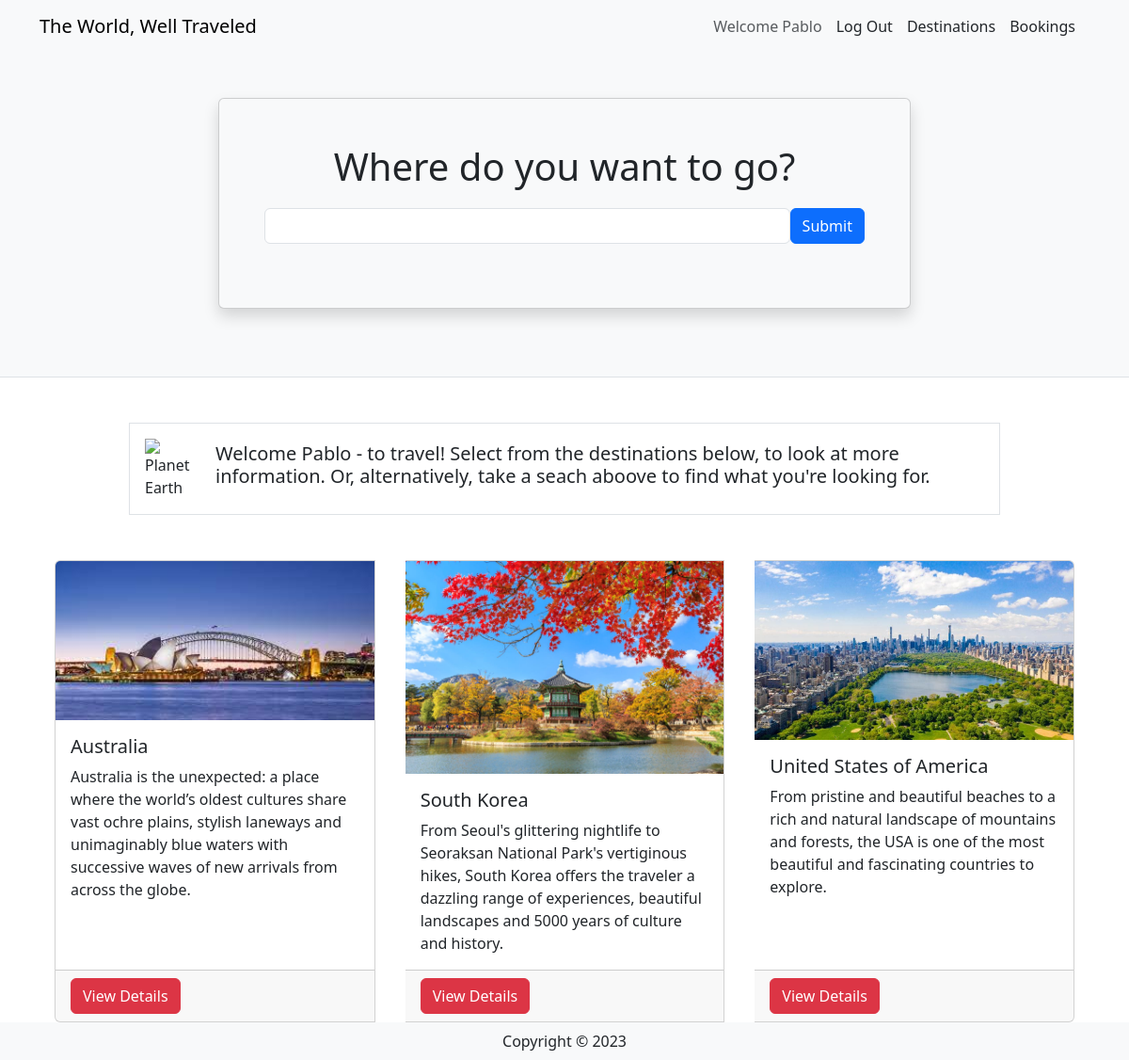
The page / (signed in) on the database its author committed.
### travel/models.py (models this page shows, shortened)
class User(db.Model, UserMixin):
    __tablename__ = 'users'
    id = db.Column(db.Integer, primary_key=True)
    name = db.Column(db.String(100), index=True, unique=True, nullable=False)
    emailid = db.Column(db.String(100), index=True, nullable=False)
    password_hash = db.Column(db.String(255), nullable=False)  # Store hashed password
    comments = db.relationship('Comment', backref='user')  # Relationship with comments

class Destination(db.Model):
    __tablename__ = 'destinations'
    id = db.Column(db.Integer, primary_key=True)
    name = db.Column(db.String(80))
    description = db.Column(db.String(200))
    image = db.Column(db.String(400))
    currency = db.Column(db.String(3))
    comments = db.relationship('Comment', backref='destination')  # Relationship with comments

### travel/views.py (the view)
@mainbp.route('/')
def index():
    destinations = db.session.scalars(db.select(Destination)).all()
    return render_template('index.html', destinations=destinations)

### travel/templates/index.html (shortened to what this page needs)
{% extends 'base.html' %}
{% block header %}
      <div class="container">
         <div class="row justify-content-center mt-5 pb-4">
            <div class="col-md-8">
               <div class="card shadow p-5 mb-5 bg-light">
                  <h1 class="text-center mb-3">Where do you want to go?</h1>
                  <form class="form-inline d-flex flex-nowrap" action="{{url_for('main.search')}}" >
                     <input type="text" name="search" class="form-control flex-grow-1 my-1 mr-sm-2" id="SearchForm">
                     <button type="submit" class="flex-shrink-1 btn btn-primary my-1">Submit</button>
                   </form>
               </div>
            </div>
         </div>
      </div>
{% endblock %}
{% block content %}
      <div class="container">
         <div class="row mt-5 mb-5 justify-content-center">
            <div class="col-md-10">
               <div class="media border p-3 d-flex justify-content-start">
                  <img class="align-self-center me-3" style="max-width:120px"
                     src="https://upload.wikimedia.org/wikipedia/commons/thumb/2/22/Earth_Western_Hemisphere_transparent_background.png/600px-Earth_Western_Hemisphere_transparent_background.png"
                     alt="Planet Earth">
                  <div class="align-self-center media-body">
                     {% if current_user.is_authenticated %}
                        <h5 class="mt-0">Welcome {{current_user.name}} - to travel! Select from the destinations below, to look at more information. Or, alternatively, take a seach aboove to find what you're looking for.</h5>
                     {% else %}
                        <h5 class="mt-0">Find the best destinations on earth</h5>
                        <p class="d-none d-sm-block">With the best prices, information and local knowledge. Login or Register now!</p>
                        <a href="/login" class="btn btn-primary">Login</a>
                        <a href="/register" class="btn btn-primary">Register</a>
                  {% endif %}
                 </div>
               </div>
            </div>
         </div>
         <div class="card-group">
            {% for destination in destinations %}
            <div class="card mx-3">
               <img class="card-img-top"
                  src="{{ destination.image }}" alt="{{ destination.name }} picture">
               <div class="card-body">
                  <h5 class="card-title">{{ destination.name }}</h5>
                  <p class="card-text">{{ destination.description }}</p>
               </div>
               <div class="card-footer"><a href="{{ url_for('destination.show', id=destination.id) }}" class ="btn btn-danger"> View Details </a></div>
            </div>
            {% endfor %}
         </div>
      </div>
{% endblock %}

### travel/templates/base.html (shortened to what this page needs)
<html>
<head>
   <link href="https://cdn.jsdelivr.net/npm/bootstrap@5.3.2/dist/css/bootstrap.min.css" rel="stylesheet">
</head>
<body>
   <header class="bg-light border-bottom">
      <nav class="navbar navbar-expand-lg navbar-light bg-light">
         <div class="container">
            <a href="/" class="navbar-brand">The World, Well Traveled</a>
            <div class="collapse navbar-collapse justify-content-end" id="navbarSupportedContent">
                  {% if current_user.is_authenticated %}
                     <a class="nav-item nav-link disabled text-muted" href="#">Welcome {{current_user.name}}</a>
                     <a class="nav-item nav-link" href="{{ url_for('auth.logout') }}">Log Out</a>
                  {% else %}
                     <a class="nav-item nav-link" href="{{ url_for('auth.register') }}">Register</a>
                     <a class="nav-item nav-link" href="{{ url_for('auth.login') }}">Log In</a>
                  {% endif %}
                  <a class="nav-item nav-link" href="{{ url_for('destination.create') }}">Destinations</a>
                  <a class="nav-item nav-link" href="#">Bookings</a>
               </div>
            </div>
      </nav>
      {% block header %}
      {% endblock %}
   </header>
   {% block content %}
   {% endblock %}
    <footer class="footer">
        <div class="text-center py-2 bg-light">
            <span class="text-dark">Copyright &copy; {{ year }}</span>
        </div>
    </footer>
   </body>
</html>

### travel/templates/base.html (style rules this page uses)
.nav-link { margin-right: 15px; }

### rows shown on the page
User: name "Pablo"
Destination: image (picture), name "Australia", description "Australia is the unexpected: a place where the world’s oldest cultures share vast ochre plains, stylish laneways and unimaginably blue waters with successive waves of new arrivals from across the globe."
Destination: image (picture), name "South Korea", description "From Seoul's glittering nightlife to Seoraksan National Park's vertiginous hikes, South Korea offers the traveler a dazzling range of experiences, beautiful landscapes and 5000 years of culture and history."
Destination: image (picture), name "United States of America", description "From pristine and beautiful beaches to a rich and natural landscape of mountains and forests, the USA is one of the most beautiful and fascinating countries to explore."
